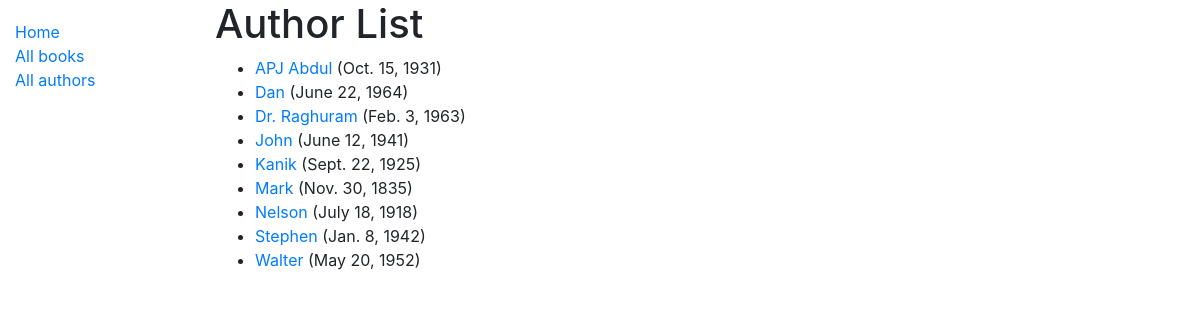
Screenshot of /library_manager/author/ with the database file from the repository.
### library_manager/models.py (models this page shows, shortened)
class Author(models.Model):
    first_name = models.CharField(max_length=100)
    last_name = models.CharField(max_length=100)
    date_of_birth = models.DateField(null=True, blank=True)
    date_of_death = models.DateField('Death', null=True, blank=True)
    class Meta:
        ordering = ['first_name', 'last_name']
    def get_absolute_url(self):
        return reverse('author-detail', args=[str(self.id)])

### library_manager/views.py (the view)
# urls.py: path('author/', views.AuthorListView.as_view(), name='author'),
class AuthorListView(ListView):
    model = Author
    def get_context_data(self, **kwargs):
        context = super(AuthorListView, self).get_context_data(**kwargs)
        context['some_data'] = 'This is just some data'
        return context

### templates/library_manager/author_list.html
{% extends "library_manager/base_generic.html" %}
{% block content %}
  <h1>Author List</h1>
  {% if author_list %}
      <ul>
          {% for author in author_list %}
                <li>
                    <a href="{{ author.get_absolute_url }}">{{ author.first_name }}</a> ({{author.date_of_birth}})
                </li>
          {% endfor %}
      </ul>
  {% else %}
    <p>There are no author's named book in the library.</p>
  {% endif %}
{% endblock %}

### rows the page displays
Author: first_name "APJ Abdul", date_of_birth "Oct. 15, 1931"
Author: first_name "Dan", date_of_birth "June 22, 1964"
Author: first_name "Dr. Raghuram", date_of_birth "Feb. 3, 1963"
Author: first_name "John", date_of_birth "June 12, 1941"
Author: first_name "Kanik", date_of_birth "Sept. 22, 1925"
Author: first_name "Mark", date_of_birth "Nov. 30, 1835"
Author: first_name "Nelson", date_of_birth "July 18, 1918"
Author: first_name "Stephen", date_of_birth "Jan. 8, 1942"
Author: first_name "Walter", date_of_birth "May 20, 1952"
